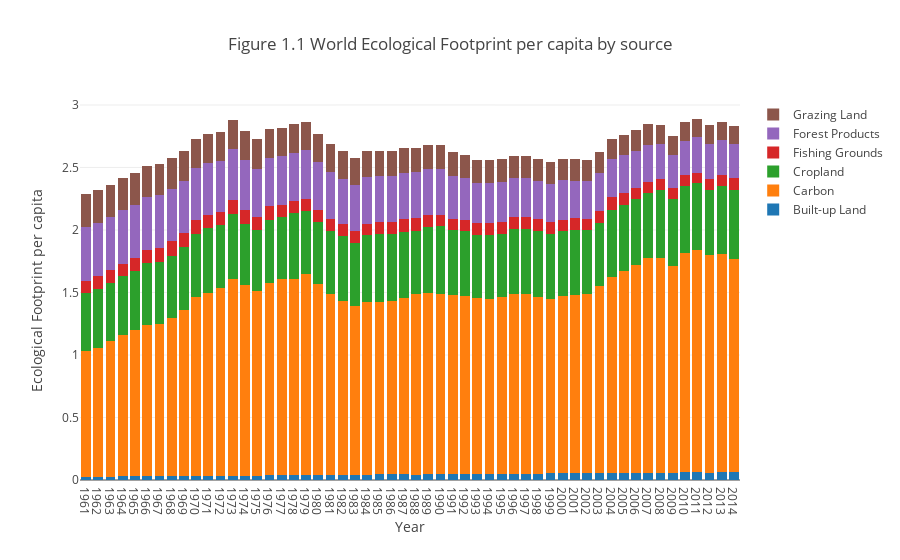

The notebook cell saved with this chart:
### Code cell
data=[]
#Aggregate Incident number by year
#new_total = crime_data.groupby('year')['IncidntNum'].sum().reset_index().rename(columns={'IncidntNum':'yeartotal'}) 
#Aggregate incident number by category by year and calculate proportion of each category per year.


for source in source_list:
    #new_df = crime_data.loc[crime_data['Category']==crime, ].groupby('year')['IncidntNum'].sum().reset_index()
    #new = new_df.merge(new_total, how = 'left', on ='year')
    #new['pert'] = new['IncidntNum']/new['yeartotal']*100
    
    trace =go.Bar(
                x=ef_person_EF['year'],
                y=ef_person_EF[source],
                name=source
        )
    data.append(trace)
    
layout = go.Layout(title = 'Figure 1.1 World Ecological Footprint per capita by source',
              xaxis = dict(title = 'Year', autotick=False),
              yaxis = dict(title = 'Ecological Footprint per capita'),
              barmode='stack',
              showlegend=True)

fig = go.Figure(data=data, layout=layout)
iplot(fig, filename='grouped-bar-stacked')
